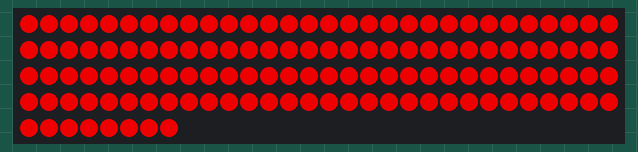
Recording of a sketch running on a simulated Arduino Uno, built with avr-gcc and run on an emulated ATmega328P. Parts: 128 RGB LEDs in strip order, left to right, continuing on the next row. Dim RGB values are drawn brighter than linear.

Above: at 0.04 s.
At 2.99 s:
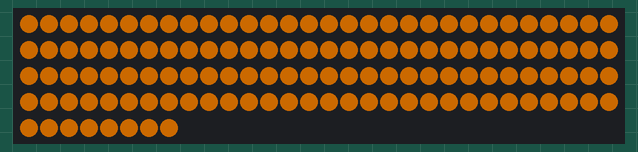
At 3.83 s:
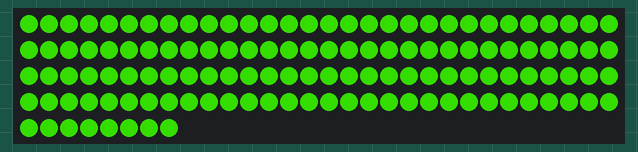
At 4.81 s:
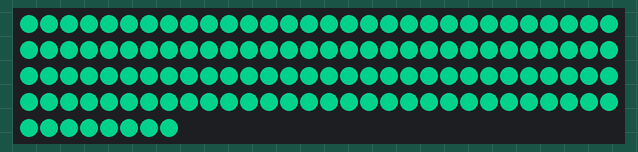
At 5.8 s:
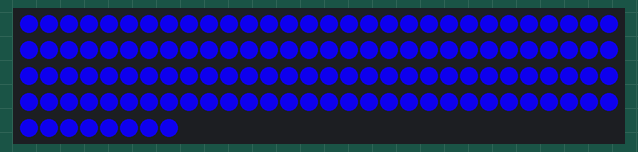
At 7.76 s:
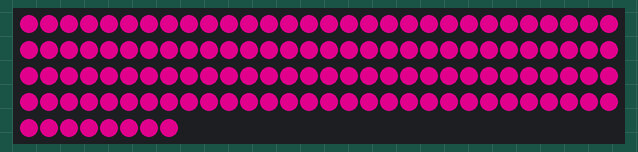

Measured:
- by itself, everything shown: repeats every 8.4 s, in 120 steps

The sketch:

rainbowflow.ino
```cpp
#include "LPD8806.h"
#include "SPI.h"

int nLEDs = 128;

LPD8806 strip = LPD8806(nLEDs);
// GND-13-11

void setup() {
  // put your setup code here, to run once:
  Serial.begin(9600);
  strip.begin();
  strip.show();
}

void loop() {
  // put your main code here, to run repeatedly:
  rainbowflow();
}

/*uint32_t red = strip.Color(100, 0, 0);
  uint32_t orange = strip.Color(100, 20, 0);
  uint32_t yellow = strip.Color(60, 20, 0);
  uint32_t green = strip.Color(0, 100, 0);
  uint32_t blue = strip.Color(0, 0, 100);
  uint32_t purple = strip.Color(60, 0, 100);*/

void rainbowflow() {

  int wait = 50;
  int r = 100; int g = 0; int b = 0;
  uint32_t c = strip.Color(r, g, b);

  for(int i = 0; i < 20; i++) {
    for(int j = 0; j < strip.numPixels(); j++) {
      strip.setPixelColor(j, c);
    }
    strip.show();
    delay(wait);
    g+=1;
    c = strip.Color(r, g, b);
  }

  /*r = 100; g = 20; b = 0;
  c = strip.Color(r, g, b);*/

  for(int i = 0; i < 20; i++) {
    for(int j = 0; j < strip.numPixels(); j++) {
      strip.setPixelColor(j, c);
    }
    strip.show();
    delay(wait);
    r-=2;
    c = strip.Color(r, g, b);
  }

  /*r = 60; g = 20; b = 0;
  c = strip.Color(r, g, b);*/

  for(int i = 0; i < 20; i++) {
    for(int j = 0; j < strip.numPixels(); j++) {
      strip.setPixelColor(j, c);
    }
    strip.show();
    delay(wait);
    r-=3;
    g+=4;
    c = strip.Color(r, g, b);
  }

  /*r = 0; g = 100; b = 0;
  c = strip.Color(r, g, b);*/

  for(int i = 0; i < 20; i++) {
    for(int j = 0; j < strip.numPixels(); j++) {
      strip.setPixelColor(j, c);
    }
    strip.show();
    delay(wait);
    g-=5;
    b+=5;
    c = strip.Color(r, g, b);
  }

  /*r = 0; g = 0; b = 100;
  c = strip.Color(r, g, b);*/

  for(int i = 0; i < 20; i++) {
    for(int j = 0; j < strip.numPixels(); j++) {
      strip.setPixelColor(j, c);
    }
    strip.show();
    delay(wait);
    r+=3;
    c = strip.Color(r, g, b);
  }

  /*r = 60; g = 0; b = 100;
  c = strip.Color(r, g, b);*/

  for(int i = 0; i < 20; i++) {
    for(int j = 0; j < strip.numPixels(); j++) {
      strip.setPixelColor(j, c);
    }
    strip.show();
    delay(wait);
    r+=2;
    b-=5;
    c = strip.Color(r, g, b);
  }

  /*r = 100; g = 0; b = 0;
  c = strip.Color(r, g, b);*/

}
```
